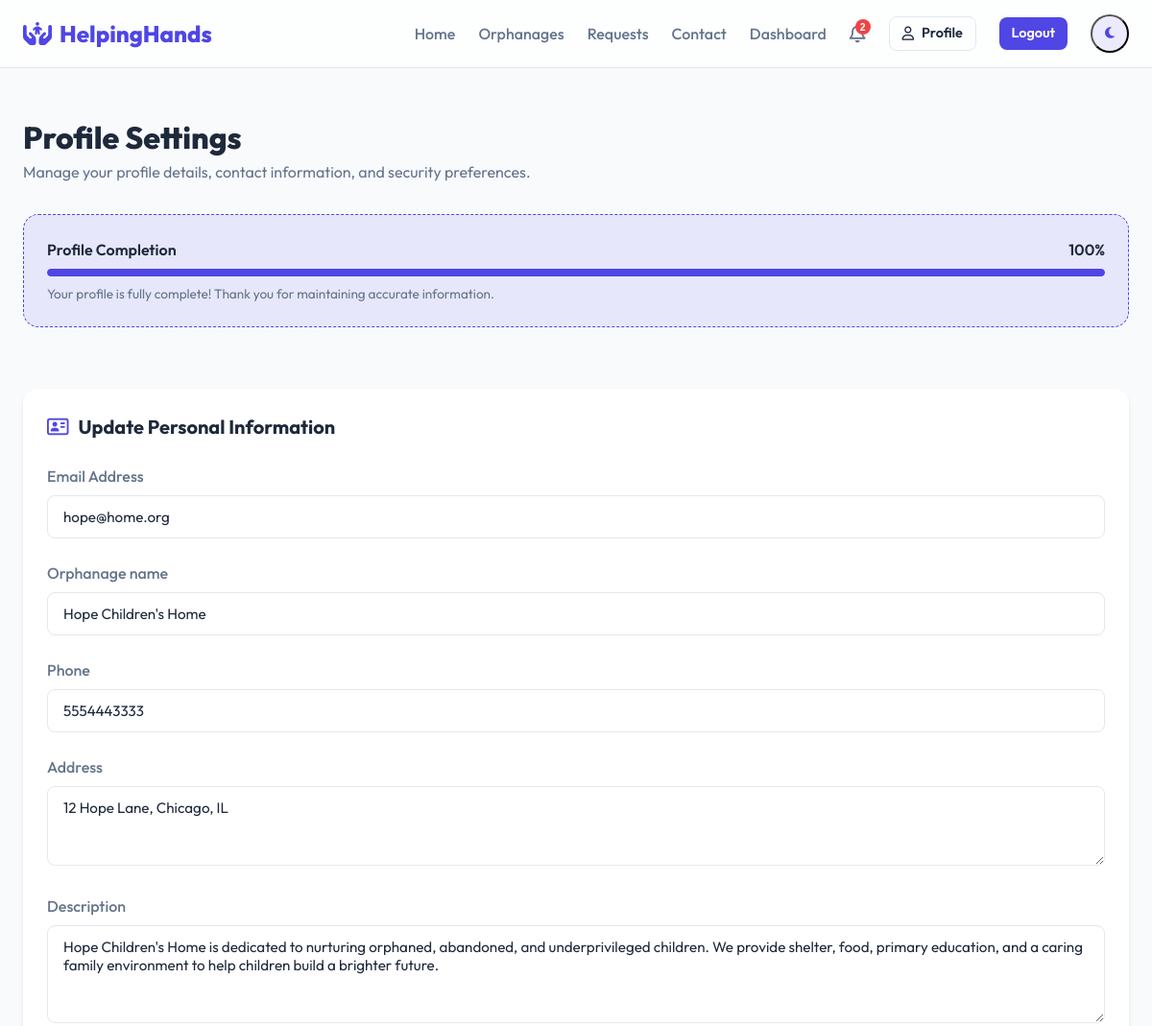
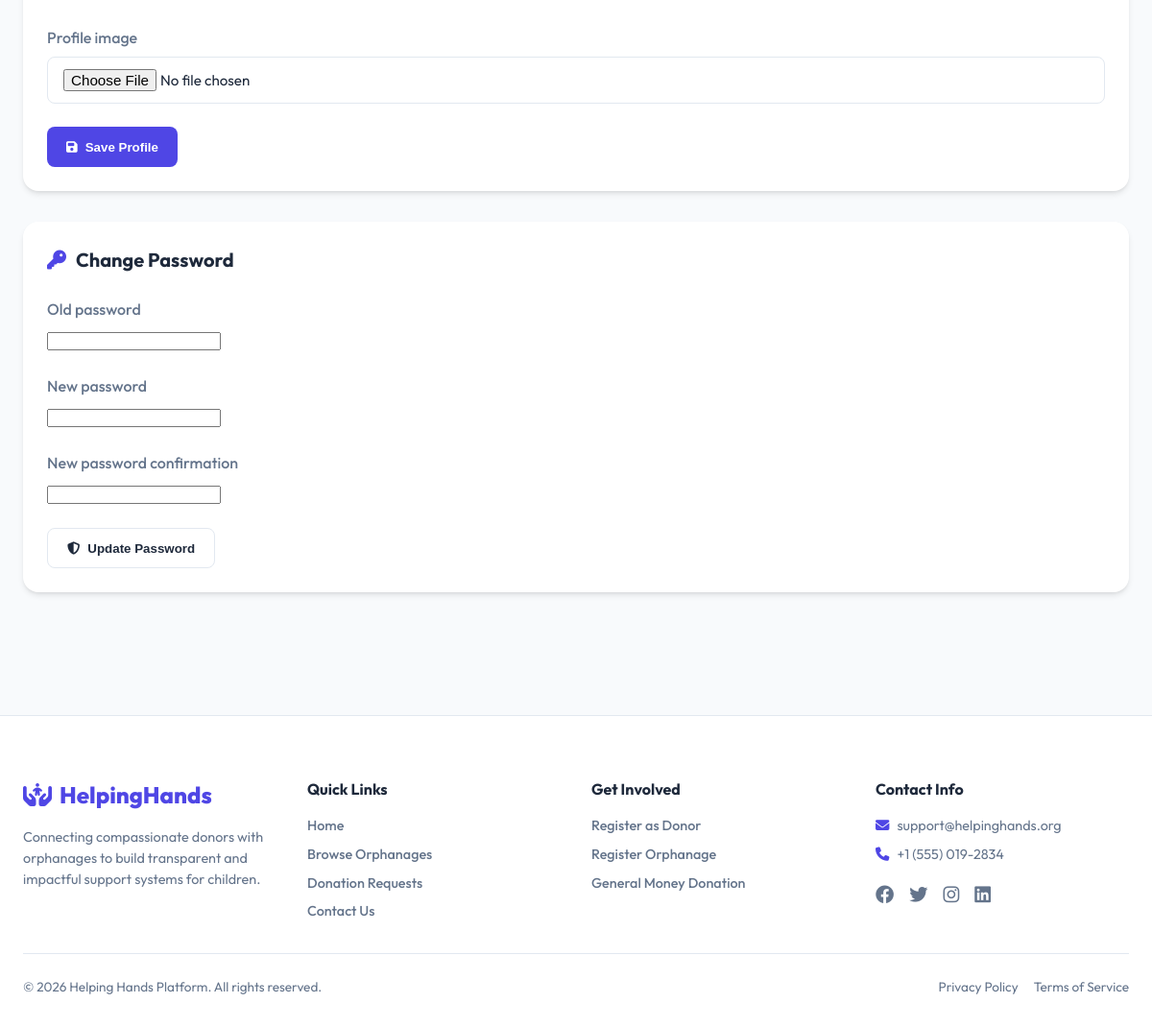
The app's page /accounts/profile/ (signed in) with its own data (2 pictures, top to bottom).
### accounts/models.py (models this page shows, shortened)
class User(AbstractUser):
    is_donor = models.BooleanField(default=False)
    is_orphanage = models.BooleanField(default=False)

class OrphanageProfile(models.Model):
    user = models.OneToOneField(User, on_delete=models.CASCADE, related_name='orphanage_profile')
    orphanage_name = models.CharField(max_length=200)
    phone = models.CharField(max_length=20)
    address = models.TextField()
    description = models.TextField()
    registration_certificate = models.FileField(upload_to='certificates/')
    profile_image = models.ImageField(upload_to='orphanages/profiles/')
    is_approved = models.BooleanField(default=False)

### accounts/views.py (the view, shortened to what this page needs)
# urls.py: path('profile/', views.profile_view, name='profile'),
@login_required
def profile_view(request):
    user = request.user
    password_form = PasswordChangeForm(user)
    if user.is_donor:
        profile = user.donor_profile
        profile_form = DonorProfileForm(instance=profile)
        email_form = UserEmailForm(instance=user)
    elif user.is_orphanage:
        profile = user.orphanage_profile
        profile_form = OrphanageProfileForm(instance=profile)
        email_form = UserEmailForm(instance=user)
    else:
        profile = None
        profile_form = None
        email_form = UserEmailForm(instance=user)
    completion = 0
    if user.is_donor:
        fields = [profile.full_name, profile.phone_number, profile.address, profile.profile_picture]
        filled = sum(1 for f in fields if f)
        completion = int((filled / len(fields)) * 100)
    elif user.is_orphanage:
        fields = [profile.orphanage_name, profile.phone, profile.address, profile.description, profile.profile_image]
        filled = sum(1 for f in fields if f)
        completion = int((filled / len(fields)) * 100)
    else:
        completion = 100
    context = {
        'profile_form': profile_form,
        'email_form': email_form,
        'password_form': password_form,
        'completion_percentage': completion,
    }
    return render(request, 'accounts/profile.html', context)

### accounts/forms.py
class OrphanageProfileForm(forms.ModelForm):
    class Meta:
        model = OrphanageProfile
        fields = ['orphanage_name', 'phone', 'address', 'description', 'profile_image']
        widgets = {
            'orphanage_name': forms.TextInput(attrs={'class': 'form-control'}),
            'phone': forms.TextInput(attrs={'class': 'form-control'}),
            'address': forms.Textarea(attrs={'class': 'form-control', 'rows': 3}),
            'description': forms.Textarea(attrs={'class': 'form-control', 'rows': 4}),
            'profile_image': forms.FileInput(attrs={'class': 'form-control'}),
        }

class UserEmailForm(forms.ModelForm):
    class Meta:
        model = User
        fields = ['email']
        widgets = {
            'email': forms.EmailInput(attrs={'class': 'form-control'}),
        }

### core/context_processors.py (called while the page is built)
def notification_context(request):
    if request.user.is_authenticated:
        notifications = Notification.objects.filter(recipient=request.user, is_read=False)
        return {
            'unread_notifications_count': notifications.count(),
            'unread_notifications': notifications[:5]
        }
    return {
        'unread_notifications_count': 0,
        'unread_notifications': []
    }

### templates/accounts/profile.html (shortened to what this page needs)
{% extends 'base.html' %}
{% block content %}
<div class="container" style="padding-top: 3rem; padding-bottom: 4rem;">
    <div style="margin-bottom: 2rem;">
        <h1 style="font-size: 2rem; font-weight: 800;">Profile Settings</h1>
        <p style="color: var(--text-secondary);">Manage your profile details, contact information, and security preferences.</p>
    </div>
    <div style="display: grid; grid-template-columns: 1fr; gap: 2rem; align-items: start;">
        {% if user.is_donor or user.is_orphanage %}
            <div style="display: grid; grid-template-columns: 1fr; gap: 2rem;">
                <div class="profile-completion">
                    <div class="profile-completion-header">
                        <span>Profile Completion</span>
                        <span>{{ completion_percentage }}%</span>
                    </div>
                    <div class="progress-bar-container">
                        <div class="progress-bar" style="width: {{ completion_percentage }}%;"></div>
                    </div>
                    <p style="font-size: 0.85rem; color: var(--text-secondary); margin-top: 0.5rem;">
                        {% if completion_percentage < 100 %}
                            Complete your profile details (including avatar/images) to build trust in the community.
                        {% else %}
                            Your profile is fully complete! Thank you for maintaining accurate information.
                        {% endif %}
                    </p>
                </div>
            </div>
        {% endif %}
        <div style="display: grid; grid-template-columns: 1fr; gap: 2rem;">
            <div class="glass-card" style="background: var(--bg-secondary);">
                <h3 style="font-size: 1.25rem; font-weight: 700; margin-bottom: 1.5rem; display: flex; align-items: center; gap: 10px;">
                    <i class="fa-regular fa-address-card" style="color: var(--primary);"></i>
                    Update Personal Information
                </h3>
                <form method="POST" enctype="multipart/form-data">
                    <div class="form-group">
                        <label for="{{ email_form.email.id_for_label }}">Email Address</label>
                        {{ email_form.email }}
                    </div>
                    {% if profile_form %}
                        {% for field in profile_form %}
                            <div class="form-group">
                                <label for="{{ field.id_for_label }}">{{ field.label }}</label>
                                {{ field }}
                            </div>
                        {% endfor %}
                    {% endif %}
                    <button type="submit" class="btn btn-primary" style="height: 42px;">
                        <i class="fa-solid fa-floppy-disk"></i> Save Profile
                    </button>
                </form>
            </div>
            <div class="glass-card" style="background: var(--bg-secondary);">
                <h3 style="font-size: 1.25rem; font-weight: 700; margin-bottom: 1.5rem; display: flex; align-items: center; gap: 10px;">
                    <i class="fa-solid fa-key" style="color: var(--primary);"></i>
                    Change Password
                </h3>
                <form method="POST">
                    {% for field in password_form %}
                        <div class="form-group">
                            <label for="{{ field.id_for_label }}">{{ field.label }}</label>
                            {{ field }}
                        </div>
                    {% endfor %}
                    <button type="submit" class="btn btn-outline" style="height: 42px;">
                        <i class="fa-solid fa-shield-halved"></i> Update Password
                    </button>
                </form>
            </div>
        </div>
    </div>
</div>
{% endblock %}

### static/css/style.css (style rules this page uses)
:root { --bg-primary: #f8fafc; --bg-secondary: #ffffff; --bg-sidebar: #0f172a; --text-primary: #1e293b; --text-secondary: #64748b; --text-light: #94a3b8; --primary: #4f46e5; --primary-hover: #4338ca; --primary-light: rgba(79, 70, 229, 0.1); --secondary: #f97316; --secondary-hover: #ea580c; --success: #10b981; --success-light: rgba(16, 185, 129, 0.1); --warning: #f59e0b; --warning-light: rgba(245, 158, 11, 0.1); --danger: #ef4444; --danger-light: rgba(239, 68, 68, 0.1); --info: #0ea5e9; --info-light: rgba(14, 165, 233, 0.1); --border-color: #e2e8f0; --shadow-sm: 0 1px 2px 0 rgba(0, 0, 0, 0.05); --shadow-md: 0 4px 6px -1px rgba(0, 0, 0, 0.1), 0 2px 4px -1px rgba(0, 0, 0, 0.06); --shadow-lg: 0 10px 15px -3px rgba(0, 0, 0, 0.1), 0 4px 6px -2px rgba(0, 0, 0, 0.05); --glass-bg: rgba(255, 255, 255, 0.75); --glass-border: rgba(255, 255, 255, 0.4); --glass-blur: 12px; }
* { margin: 0; padding: 0; box-sizing: border-box; transition: background-color 0.3s ease, border-color 0.3s ease; }
body { font-family: 'Outfit', sans-serif; background-color: var(--bg-primary); color: var(--text-primary); line-height: 1.5; overflow-x: hidden; }
.container { max-width: 1280px; margin: 0 auto; padding: 0 1.5rem; }
.glass-card { background: var(--glass-bg); backdrop-filter: blur(var(--glass-blur)); -webkit-backdrop-filter: blur(var(--glass-blur)); border: 1px solid var(--glass-border); border-radius: 1rem; padding: 1.5rem; box-shadow: var(--shadow-md); transition: transform 0.3s cubic-bezier(0.4, 0, 0.2, 1), box-shadow 0.3s ease; }
.btn { display: inline-flex; align-items: center; justify-content: center; gap: 0.5rem; padding: 0.625rem 1.25rem; border-radius: 0.5rem; font-weight: 600; cursor: pointer; border: none; transition: all 0.2s ease; }
.btn-primary { background-color: var(--primary); color: #ffffff; }
.btn-outline { background-color: transparent; border: 1px solid var(--border-color); color: var(--text-primary); }
.form-group { margin-bottom: 1.5rem; }
.form-group label { display: block; font-weight: 500; color: var(--text-secondary); margin-bottom: 0.5rem; }
.form-control { width: 100%; padding: 0.75rem 1rem; border-radius: 0.5rem; border: 1px solid var(--border-color); background-color: var(--bg-secondary); color: var(--text-primary); font-family: inherit; font-size: 0.95rem; outline: none; }
.progress-bar-container { background-color: var(--border-color); border-radius: 9999px; height: 8px; width: 100%; overflow: hidden; margin: 0.5rem 0; }
.progress-bar { background-color: var(--primary); height: 100%; border-radius: 9999px; }
.profile-completion { margin-bottom: 2rem; padding: 1.5rem; border-radius: 1rem; background-color: var(--primary-light); border: 1px dashed var(--primary); }
.profile-completion-header { display: flex; justify-content: space-between; font-weight: 600; margin-bottom: 0.5rem; }

### records on screen
User: email "hope@home.org"
OrphanageProfile: profile_form "Hope Children's Home" "5554443333" "12 Hope Lane, Chicago, IL" "Hope Children's Home is dedicated to nurturing orphaned, abandoned, and underprivileged children. We provide shelter, food, primary education, and a caring family environment to help children build a brighter future."

### other values on screen
{{ unread_notifications_count }} "2"
{{ completion_percentage }} "100"
{{ field.label }} "Orphanage name" "Phone" "Address" "Description" "Profile image"
{{ field.label }} "Old password" "New password" "New password confirmation"
